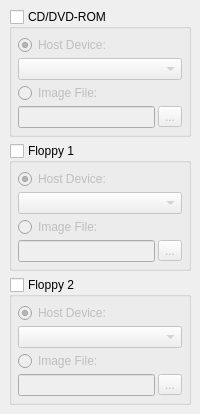
        <widget class="QWidget" name="Tab_Removable_Disks" >
         <attribute name="title" >
          <string>CD/DVD/Floppy</string>
         </attribute>
         <layout class="QGridLayout" >
          <property name="margin" >
           <number>9</number>
          </property>
          <property name="spacing" >
           <number>6</number>
          </property>
          <item row="1" column="0" >
           <widget class="QGroupBox" name="GB_Floppy0" >
            <property name="title" >
             <string>Floppy 1</string>
            </property>
            <property name="checkable" >
             <bool>true</bool>
            </property>
            <property name="checked" >
             <bool>false</bool>
            </property>
            <layout class="QGridLayout" >
             <property name="margin" >
              <number>6</number>
             </property>
             <property name="spacing" >
              <number>3</number>
             </property>
             <item row="1" column="0" colspan="2" >
              <widget class="QComboBox" name="CB_FD0_Host_Devices" />
             </item>
             <item row="2" column="0" >
              <widget class="QRadioButton" name="RB_FD0_Use_Image_File" >
               <property name="text" >
                <string>Image File:</string>
               </property>
              </widget>
             </item>
             <item row="3" column="0" >
              <widget class="QLineEdit" name="Edit_FD0_Image_File_Path" >
               <property name="enabled" >
                <bool>false</bool>
               </property>
              </widget>
             </item>
             <item row="3" column="1" >
              <widget class="QToolButton" name="TB_FD0_SetPath" >
               <property name="enabled" >
                <bool>false</bool>
               </property>
               <property name="text" >
                <string>...</string>
               </property>
              </widget>
             </item>
             <item row="0" column="0" >
              <widget class="QRadioButton" name="RB_FD0_Use_Host_Device" >
               <property name="text" >
                <string>Host Device:</string>
               </property>
               <property name="checked" >
                <bool>true</bool>
               </property>
              </widget>
             </item>
            </layout>
           </widget>
          </item>
          <item row="0" column="0" >
           <widget class="QGroupBox" name="GB_CDROM" >
            <property name="title" >
             <string>CD/DVD-ROM</string>
            </property>
            <property name="checkable" >
             <bool>true</bool>
            </property>
            <property name="checked" >
             <bool>false</bool>
            </property>
            <layout class="QGridLayout" >
             <property name="margin" >
              <number>6</number>
             </property>
             <property name="spacing" >
              <number>3</number>
             </property>
             <item row="0" column="0" >
              <widget class="QRadioButton" name="RB_CDROM_Use_Host_Device" >
               <property name="text" >
                <string>Host Device:</string>
               </property>
               <property name="checked" >
                <bool>true</bool>
               </property>
              </widget>
             </item>
             <item row="1" column="0" colspan="2" >
              <widget class="QComboBox" name="CB_CDROM_Host_Devices" />
             </item>
             <item row="3" column="0" >
              <widget class="QLineEdit" name="Edit_CDROM_Image_File_Path" >
               <property name="enabled" >
                <bool>false</bool>
               </property>
              </widget>
             </item>
             <item row="3" column="1" >
              <widget class="QToolButton" name="TB_CDROM_SetPath" >
               <property name="enabled" >
                <bool>false</bool>
               </property>
               <property name="text" >
                <string>...</string>
               </property>
              </widget>
             </item>
             <item row="2" column="0" >
              <widget class="QRadioButton" name="RB_CDROM_Use_Image_File" >
               <property name="text" >
                <string>Image File:</string>
               </property>
              </widget>
             </item>
            </layout>
           </widget>
          </item>
          <item row="2" column="0" >
           <widget class="QGroupBox" name="GB_Floppy1" >
            <property name="title" >
             <string>Floppy 2</string>
            </property>
            <property name="checkable" >
             <bool>true</bool>
            </property>
            <property name="checked" >
             <bool>false</bool>
            </property>
            <layout class="QGridLayout" >
             <property name="margin" >
              <number>6</number>
             </property>
             <property name="spacing" >
              <number>3</number>
             </property>
             <item row="0" column="0" >
              <widget class="QRadioButton" name="RB_FD1_Use_Host_Device" >
               <property name="text" >
                <string>Host Device:</string>
               </property>
               <property name="checked" >
                <bool>true</bool>
               </property>
              </widget>
             </item>
             <item row="1" column="0" colspan="2" >
              <widget class="QComboBox" name="CB_FD1_Host_Devices" />
             </item>
             <item row="3" column="0" >
              <widget class="QLineEdit" name="Edit_FD1_Image_File_Path" >
               <property name="enabled" >
                <bool>false</bool>
               </property>
              </widget>
             </item>
             <item row="3" column="1" >
              <widget class="QToolButton" name="TB_FD1_SetPath" >
               <property name="enabled" >
                <bool>false</bool>
               </property>
               <property name="text" >
                <string>...</string>
               </property>
              </widget>
             </item>
             <item row="2" column="0" >
              <widget class="QRadioButton" name="RB_FD1_Use_Image_File" >
               <property name="text" >
                <string>Image File:</string>
               </property>
              </widget>
             </item>
            </layout>
           </widget>
          </item>
         </layout>
        </widget>
